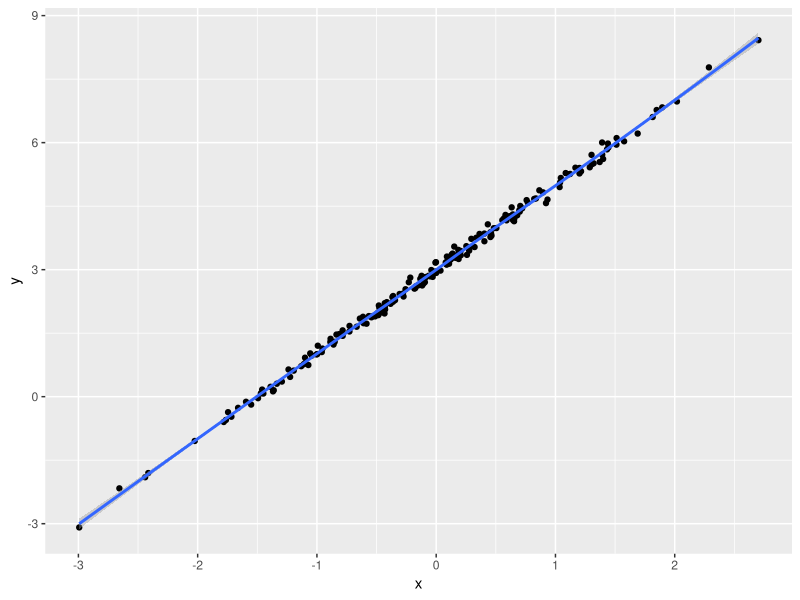

Write the R code that produced this figure.
## ---- chunk 1
library(tidyverse)
## ---- chunk 2
1+1
## ---- chunk 3
set.seed(42)
dataf = tibble(x = rnorm(200, 0, 1), 
               eps = rnorm(200, 0, .1), 
               y = 3 + 2*x + eps)

ggplot(dataf, aes(x, y)) +
    geom_point() +
    geom_smooth()
